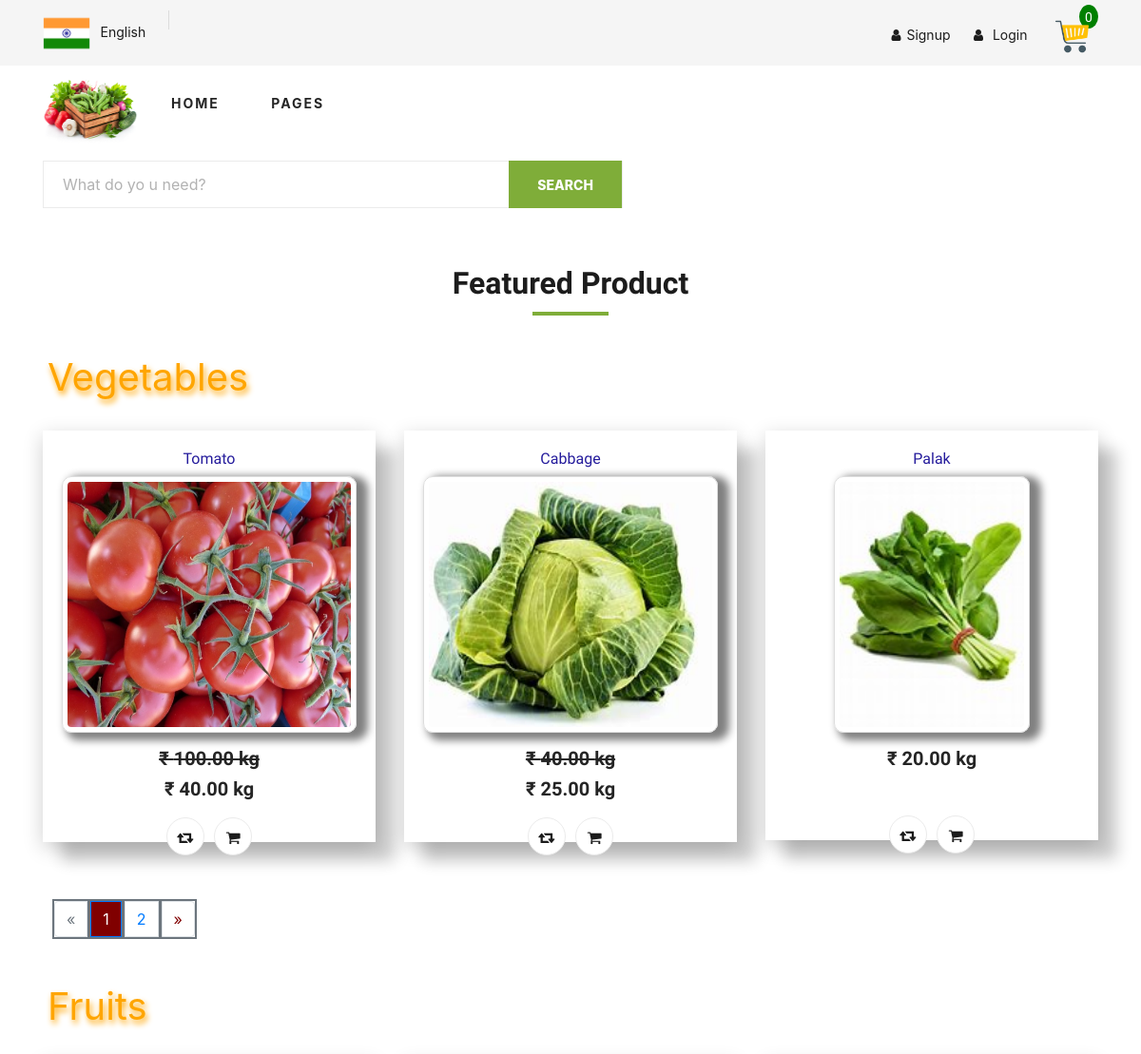
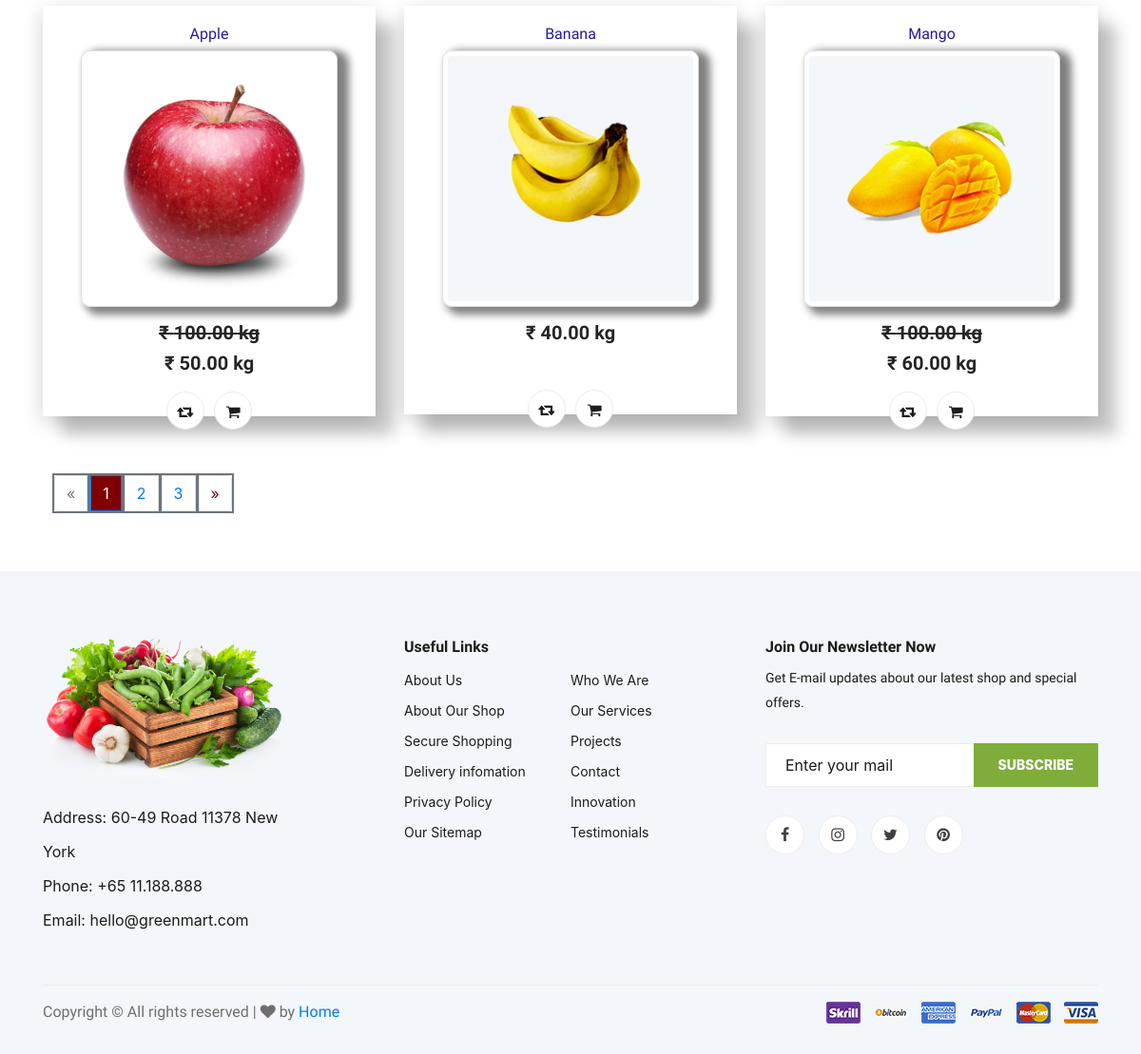
The page / on the database its author committed (2 pictures, top to bottom).
### GreenApp/models.py (models this page shows, shortened)
class Product(models.Model):
    name = models.CharField(max_length=200, null=True)
    price=models.DecimalField(max_digits=10,decimal_places=2)
    category = models.CharField(choices=CATEGORY_CHOICES, max_length=2,null=True)
    offer = models.DecimalField(max_digits=10,decimal_places=2,blank=True,null=True)
    image=models.ImageField(upload_to='images',null=True,blank=True)
    ship = models.BooleanField(default=False, null=True, blank=False)
    @property
    def imageURL(self):
        try:
            url=self.image.url
        except:
            url=""
        return url

### UserMart/decorators.py (the view)
		def wrapper_func(request, *args, **kwargs):
			group = None
			if request.user.groups.exists():
				group = request.user.groups.all()[0].name
			if group in allowed_roles:
				return view_func(request, *args, **kwargs)
			if group == 'admin':
				return HttpResponse("you dont't have to access to this page")
			else:
				return view_func(request, *args, **kwargs)

### templates/index.html (shortened to what this page needs)
<!DOCTYPE html>
{% extends 'base.html' %}
{% load static %}
{% block content %}
    <section class="hero">
        <div class="container">
            <div class="row">
                <div class="col-lg-9">
                    <div class="hero__search" >
                        <div class="hero__search__form">
                            <form action="{% url 'search' %}" method="post">
                                <input type="text" placeholder="What do yo u need?" name="name" value="{{value.name}}">
                                <button type="submit" class="site-btn">SEARCH</button>
                            </form>
                        </div>
                    </div>
                </div>
            </div>
        </div>
    </section>
    <section class="featured spad" style="margin-top:-100px;">
        <div class="container">
            <div class="row">
                <div class="col-lg-12">
                    <div class="section-title">
                        <h2>Featured Product</h2>
                    </div>
                </div>
                <div class="featured__controls">
                    <ul>
                        <li style="color:orange;padding-left:20px;font-size:40px;text-shadow:2px 4px 6px ">Vegetables</li>
                    </ul>
                </div>
            </div>
            <div class="row featured__filter" style="margin-top:-40px">
                {% for product in vegitables %}
                <div class="col-lg-4 col-md-4 col-sm-6">
                    <div class="featured__item polaroid">
                        <h6 style="color:#251c9c;">{{product.name|capfirst}}</h6>
                        <div>
                            <a href="{% url 'detail' product.pk %}">
                        <img class="featured__item__pic set-bg img" src="{{product.imageURL}}">
                                </a>
                                  <div class="featured__item__text" style="margin-bottom:-40px">
                            {% if product.offer %}
                            <h5><del>₹ {{product.price|floatformat:2}} kg</del> </h5>
                            <h5>₹ {{product.offer}} kg</h5>
                            {% else %}
                            <h5 style="padding-bottom:30px">₹ {{product.price|floatformat:2}} kg</h5>
                            {% endif %}
                        </div>
                            <ul class="featured__item__pic__hover">
                                <li><a href="{% url 'detail' product.pk %}"> <i class="fa fa-retweet"></i></a></li>
                                <li><a href="#" data-item="{{product.id}}" data-act="add" class="item-cart">
                                    <i class="fa fa-shopping-cart"></i></a>
                                </li>
                            </ul>
                            </div>
                    </div>
                </div>
                {% endfor %}
            </div>
            <div style="padding-left:10px;padding-right:10px;padding-bottom:5px" >
               {% if vegitables.has_other_pages %}
                <ul class="pagination">
                    {% if vegitables.has_previous %}
                    <li class="page-item"  style="border:2px solid #6c757d;;">
                        <a class="page-link" href="?page={{vegitables.previous_page_number}}" aria-label="Previous" style="color:maroon;">
                            <span aria-hidden="true">&laquo;</span>
                        </a>
                    </li>
                    {% else %}
                    <li class="page-item disabled"  style="border:2px solid #6c757d;;">
                        <a class="page-link"  aria-label="Previous">
                            <span aria-hidden="true">&laquo;</span>
                        </a>
                    </li>
                    {% endif %}
                    {% for i in vegitables.paginator.page_range %}
                    {% if vegitables.number == i %}
                    <li class="page-item active"  style="border:2px solid #6c757d;;">
                        <a style="background-color:maroon;" class="page-link" href="?page={{i}}">{{i}}</a>
                    </li>
                    {% else %}
                    <li class="page-item"  style="border:2px solid #6c757d;;">
                        <a class="page-link" href="?page={{i}}">{{i}}</a>
                    </li>
                    {% endif %}
                    {% endfor %}
                    {% if vegitables.has_next %}
                    <li class="page-item"  style="border:2px solid #6c757d;;">
                        <a class="page-link" href="?page={{vegitables.next_page_number}}" aria-label="next" style="color:maroon;">
                            <span aria-hidden="true">&raquo;</span>
                        </a>
                    </li>
                    {% else %}
                    <li class="page-item disabled"  style="border:2px solid #6c757d;;">
                        <a class="page-link"  aria-label="next">
                            <span aria-hidden="true">&raquo;</span>
                        </a>
                    </li>
                    {% endif %}
                </ul>
                {% endif %}
            </div>
        </div>
    </section>
<section class="featured spad" style="margin-top:-100px;">
        <div class="container">
            <div class="row">
                <div class="featured__controls">
                    <ul>
                        <li style="color:orange;padding-left:20px;font-size:40px;text-shadow:2px 4px 6px ">Fruits</li>
                    </ul>
                </div>
            </div>
            <div class="row featured__filter" style="margin-top:-40px">
                {% for product in fruits %}
                <div class="col-lg-4 col-md-4 col-sm-6">
                    <div class="featured__item polaroid">
                        <h6 style="color:#251c9c;">{{product.name|capfirst}}</h6>
                        <div>
                            <a href="{% url 'detail' product.pk %}">
                        <img class="featured__item__pic set-bg img" src="{{product.imageURL}}">
                                </a>
                                  <div class="featured__item__text" style="margin-bottom:-40px">
                            {% if product.offer %}
                            <h5><del>₹ {{product.price|floatformat:2}} kg</del> </h5>
                            <h5>₹ {{product.offer}} kg</h5>
                            {% else %}
                            <h5 style="padding-bottom:30px">₹ {{product.price|floatformat:2}} kg</h5>
                            {% endif %}
                        </div>
                            <ul class="featured__item__pic__hover">
                                <li><a href="{% url 'detail' product.pk %}"> <i class="fa fa-retweet"></i></a></li>
                                <li><a href="#" data-item="{{product.id}}" data-act="add" class="item-cart">
                                    <i class="fa fa-shopping-cart"></i></a>
                                </li>
                            </ul>
                            </div>
                    </div>
                </div>
                {% endfor %}
            </div>
            <div style="padding-left:10px;padding-right:10px;padding-bottom:5px" >
               {% if fruits.has_other_pages %}
                <ul class="pagination">
                    {% if fruits.has_previous %}
                    <li class="page-item"  style="border:2px solid #6c757d;;">
                        <a class="page-link" href="?page1={{fruits.previous_page_number}}" aria-label="Previous" style="color:maroon;">
                            <span aria-hidden="true">&laquo;</span>
                        </a>
                    </li>
                    {% else %}
                    <li class="page-item disabled"  style="border:2px solid #6c757d;;">
                        <a class="page-link"  aria-label="Previous">
                            <span aria-hidden="true">&laquo;</span>
                        </a>
                    </li>
                    {% endif %}
                    {% for i in fruits.paginator.page_range %}
                    {% if fruits.number == i %}
                    <li class="page-item active"  style="border:2px solid #6c757d;;">
                        <a style="background-color:maroon;" class="page-link" href="?page1={{i}}">{{i}}</a>
                    </li>
                    {% else %}
                    <li class="page-item"  style="border:2px solid #6c757d;;">
                        <a class="page-link" href="?page1={{i}}">{{i}}</a>
                    </li>
                    {% endif %}
                    {% endfor %}
                    {% if fruits.has_next %}
                    <li class="page-item"  style="border:2px solid #6c757d;;">
                        <a class="page-link" href="?page1={{fruits.next_page_number}}" aria-label="next" style="color:maroon;">
                            <span aria-hidden="true">&raquo;</span>
                        </a>
                    </li>
                    {% else %}
                    <li class="page-item disabled"  style="border:2px solid #6c757d;;">
                        <a class="page-link"  aria-label="next">
                            <span aria-hidden="true">&raquo;</span>
                        </a>
                    </li>
                    {% endif %}
                </ul>
                {% endif %}
            </div>
        </div>
    </section>
{% endblock %}

### rows shown on the page
Product: name "Tomato", imageURL (picture), price "100.00", offer "40.00"
Product: name "Cabbage", imageURL (picture), price "40.00", offer "25.00"
Product: name "Palak", imageURL (picture), price "20.00"
Product: name "Apple", imageURL (picture), price "100.00", offer "50.00"
Product: name "Banana", imageURL (picture), price "40.00"
Product: name "Mango", imageURL (picture), price "100.00", offer "60.00"

### other values the page prints
{{ cartItems }} "0"
{{ i }} "1"
{{ i }} "2"
{{ i }} "2" "3"
